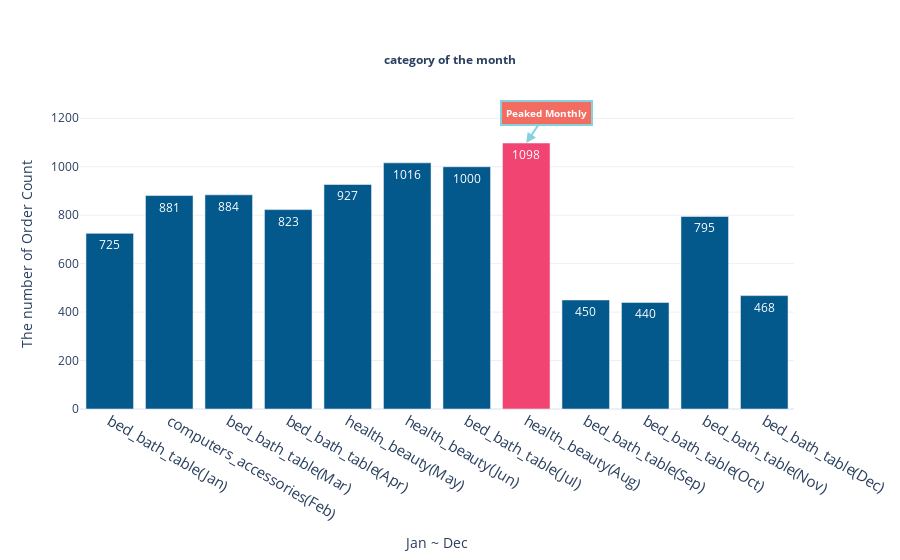

This figure's notebook cell:
### Code cell
import plotly.graph_objects as go

fig = go.Figure()
fig.add_trace(
    go.Bar(
        x=product_order_month_max_count["category_of_month"], 
        y=product_order_month_max_count['count'],
        text=product_order_month_max_count['count'], 
        textposition='auto', 
        marker_color=colors
    )
)
fig.update_layout(
    {
        "title": {
            "text": "<b>category of the month</b>",
            "x": 0.5,
            "y": 0.9,
            "font": {
                "size": 12
            }
        },
        "xaxis": {
            "title": "Jan ~ Dec",
            "showticklabels":True,
            "dtick": 1,
            "tickfont": {
                "size": 15                
            }
        },
        "yaxis": {
            "title": "The number of Order Count"
        },
        "template":'plotly_white'
    }
)
fig.add_annotation(
            x="health_beauty(Aug)",
            y=1098,
            text="<b>Peaked Monthly</b>",
            showarrow=True,
            font=dict(
                size=10,
                color="#ffffff"
                ),
            align="center",
            arrowhead=2,
            arrowsize=1,
            arrowwidth=2,
            arrowcolor="#77CFD9",
            ax=20,
            ay=-30,
            bordercolor="#77CFD9",
            borderwidth=2,
            borderpad=4,
            bgcolor="#F25D50",
            opacity=0.9
)
fig.show()

### Figure 1 — Plotly figure (JSON) as saved in the notebook; plotly's stock layout.template omitted (floating-point values rounded to 4 significant figures)
{"data": [{"marker": {"color": ["#03588C", "#03588C", "#03588C", "#03588C", "#03588C", "#03588C", "#03588C", "#F24472", "#03588C", "#03588C", "#03588C", "#03588C"]}, "text": [725, 881, 884, 823, 927, 1016, 1000, 1098, 450, 440, 795, 468], "textposition": "auto", "type": "bar", "x": ["bed_bath_table(Jan)", "computers_accessories(Feb)", "bed_bath_table(Mar)", "bed_bath_table(Apr)", "health_beauty(May)", "health_beauty(Jun)", "bed_bath_table(Jul)", "health_beauty(Aug)", "bed_bath_table(Sep)", "bed_bath_table(Oct)", "bed_bath_table(Nov)", "bed_bath_table(Dec)"], "y": [725, 881, 884, 823, 927, 1016, 1000, 1098, 450, 440, 795, 468]}], "layout": {"annotations": [{"align": "center", "arrowcolor": "#77CFD9", "arrowhead": 2, "arrowsize": 1, "arrowwidth": 2, "ax": 20, "ay": -30, "bgcolor": "#F25D50", "bordercolor": "#77CFD9", "borderpad": 4, "borderwidth": 2, "font": {"color": "#ffffff", "size": 10}, "opacity": 0.9, "showarrow": true, "text": "<b>Peaked Monthly</b>", "x": "health_beauty(Aug)", "y": 1098}], "title": {"font": {"size": 12}, "text": "<b>category of the month</b>", "x": 0.5, "y": 0.9}, "xaxis": {"dtick": 1, "showticklabels": true, "tickfont": {"size": 15}, "title": {"text": "Jan ~ Dec"}}, "yaxis": {"title": {"text": "The number of Order Count"}}}}
